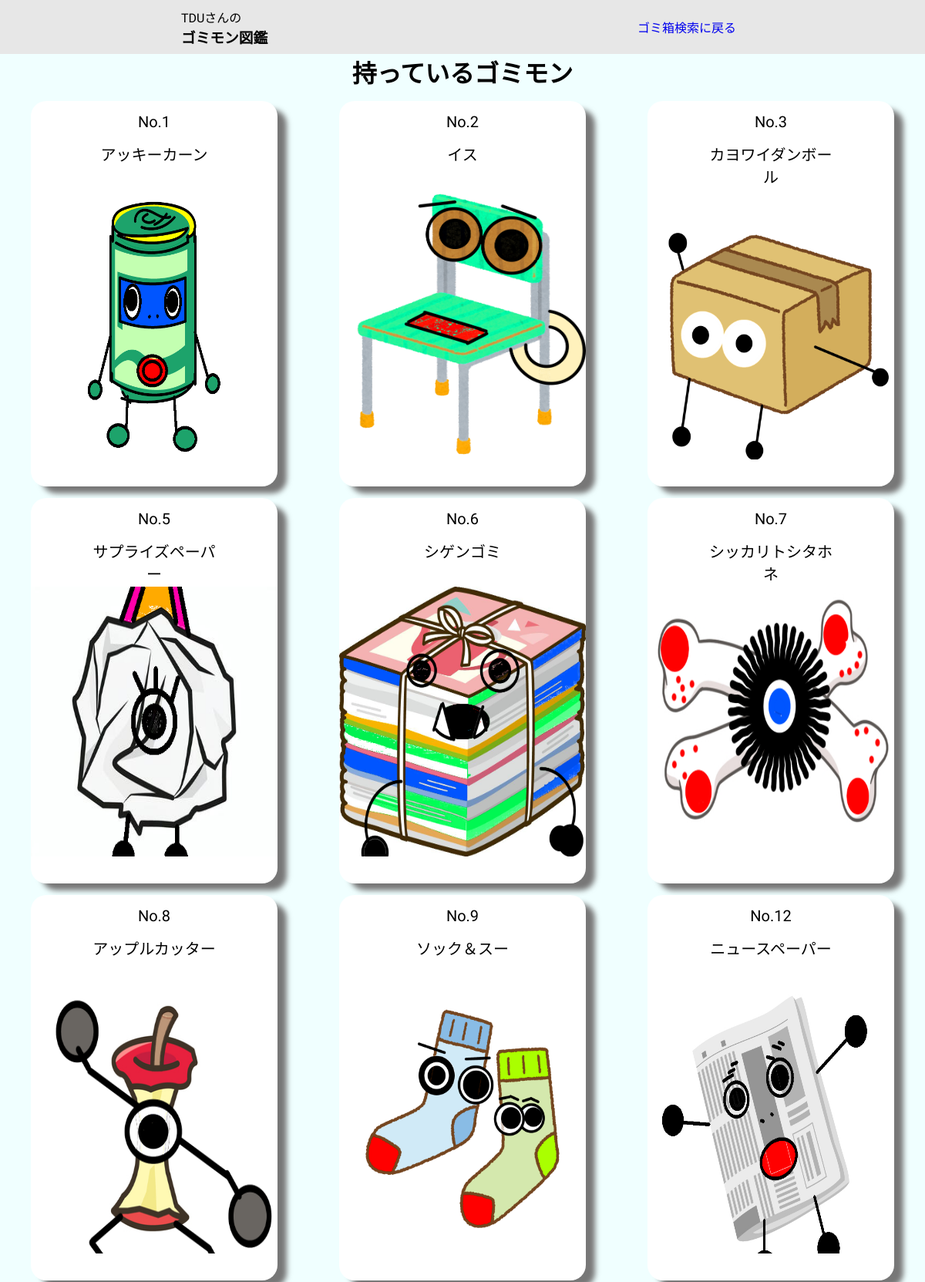
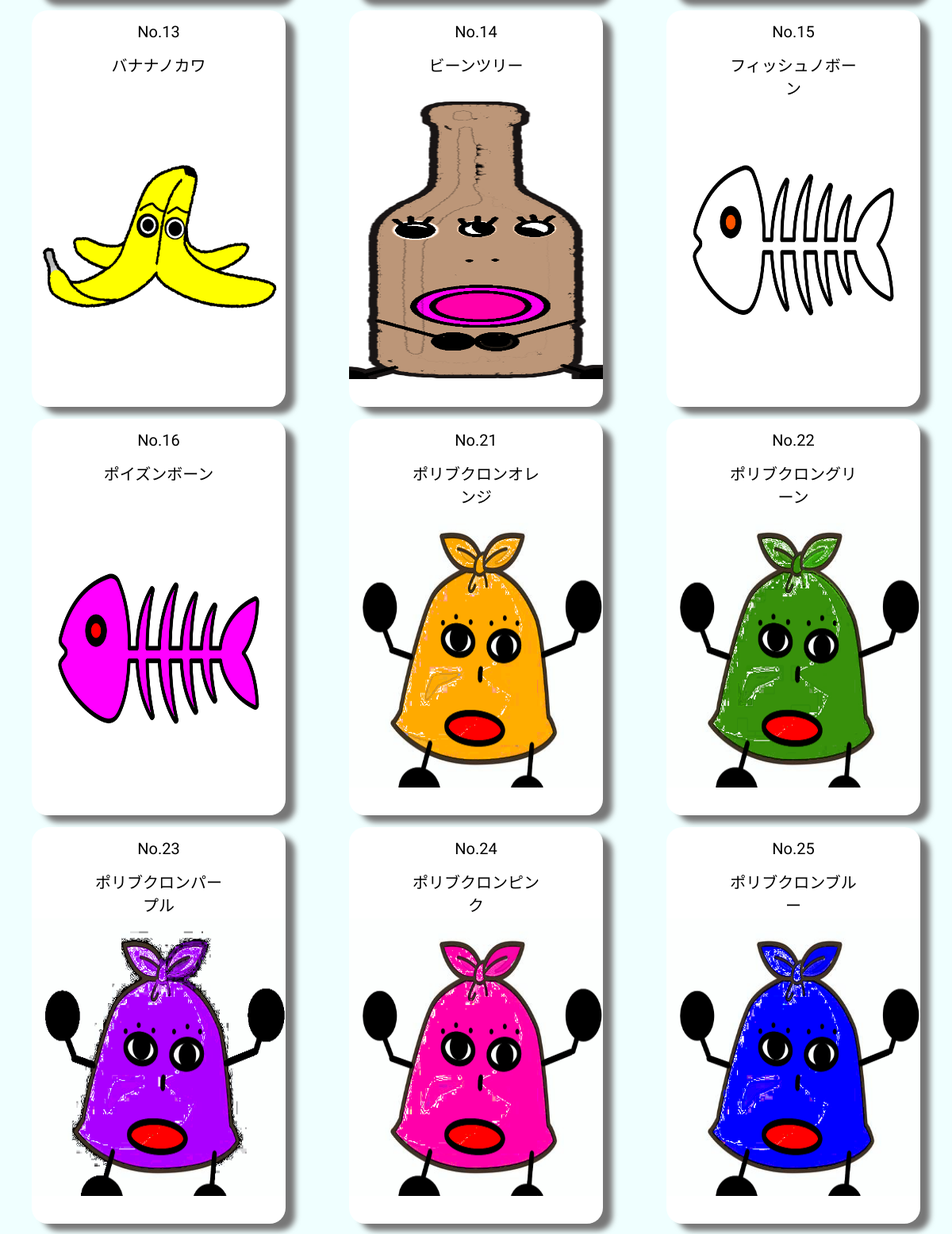
/monsterinfo_list/ (signed in, upper part), run on the app's committed database (2 pictures, top to bottom).
### map_app/models.py (models this page shows)
class UserInfo(AbstractUser):
    SEX = [('男', '男'), ('女', '女'), ('その他', 'その他')]
    firstname2 = models.CharField(max_length = 20)
    lastname2 = models.CharField(max_length = 20)
    sex = models.CharField(max_length=10, choices=SEX)
    age = models.IntegerField(default = 20)
    point = models.IntegerField(default = 0)

class Owner(models.Model):
    user = models.ForeignKey(UserInfo, on_delete=models.CASCADE, blank=True)
    monster = models.ForeignKey(MonsterList, on_delete=models.CASCADE, blank=True)
    class Meta:
        ordering = ['monster']
        constraints = [
            models.UniqueConstraint(fields=['user', 'monster'], name='unique_user_monster'),
        ]

class MonsterList(models.Model):
    name = models.CharField(max_length=10)
    images = models.ImageField(upload_to='images')

### map_app/views.py (the view)
# urls.py: path('monsterinfo_list/', MonsterInfo.as_view(), name="monsterinfo_list"),
class MonsterInfo(ListView):
    model = Owner
    context_object_name = "monsters"
    def get_context_data(self, **kwargs):
        context = super().get_context_data(**kwargs)
        context["monsters"] = context["monsters"].filter(user=self.request.user)
        return context

### map_app/templates/map_app/owner_list.html (shortened to what this page needs)
{% extends 'map_app/base.html' %}{% block content %}
<header>
  <div class="title">
    <p>{{request.user}}さんの</p>
    <h3>ゴミモン図鑑</h3>
  </div>
  <a href="{% url 'address' %}">ゴミ箱検索に戻る</a>
</header>
<div class="monsterlist_main">
  <div class="monsterlist">
    <h1>持っているゴミモン</h1>
    <div class="monster_conteiner">
      {% for monster in monsters %}
      <div class="monsters">
        <div class="list_head">
          <p>No.{{monster.monster.id}}</p>
          <p>{{monster.monster.name}}</p>
        </div>
        <div class="list_main">
          <img src="{{monster.monster.images.url}}" />
        </div>
      </div>
      {% endfor %}
    </div>
  </div>
</div>
{% endblock content %}

### map_app/static/css/base.css (style rules this page uses)
* { margin: 0; padding: 0; }
body { font-family: "Kiwi Maru", serif; }
header { display: flex; align-items: center; justify-content: space-around; height: 70px; background-color: rgb(231, 231, 231); }
header a { text-decoration: none; padding: 10px; }
.monsterlist_main { text-align: center; background-color: azure; }
.monsterlist_main .monster_conteiner { display: grid; grid-template-columns: 1fr 1fr 1fr; place-items: center; }
.monsterlist_main .monster_conteiner .monsters { width: 80%; height: 500px; margin-top: 15px; box-shadow: 13px 10px 7px -1px #777777; border-radius: 20px; background-color: white; }
.monsterlist_main .monster_conteiner .monsters .list_head { width: 50%; height: 50px; margin: 0 auto; }
.monsterlist_main .monster_conteiner .monsters .list_head p { font-size: 20px; margin-top: 15px; }
.monsterlist_main .monster_conteiner .monsters img { width: 100%; height: 350px; margin-top: 50px; }

### data on the page
UserInfo: user "TDU"
Owner: monster.id "1", monster.name "アッキーカーン", monster.images (picture)
Owner: monster.id "2", monster.name "イス", monster.images (picture)
Owner: monster.id "3", monster.name "カヨワイダンボール", monster.images (picture)
Owner: monster.id "5", monster.name "サプライズペーパー", monster.images (picture)
Owner: monster.id "6", monster.name "シゲンゴミ", monster.images (picture)
Owner: monster.id "7", monster.name "シッカリトシタホネ", monster.images (picture)
Owner: monster.id "8", monster.name "アップルカッター", monster.images (picture)
Owner: monster.id "9", monster.name "ソック＆スー", monster.images (picture)
Owner: monster.id "12", monster.name "ニュースペーパー", monster.images (picture)
Owner: monster.id "13", monster.name "バナナノカワ", monster.images (picture)
Owner: monster.id "14", monster.name "ビーンツリー", monster.images (picture)
Owner: monster.id "15", monster.name "フィッシュノボーン", monster.images (picture)
Owner: monster.id "16", monster.name "ポイズンボーン", monster.images (picture)
Owner: monster.id "21", monster.name "ポリブクロンオレンジ", monster.images (picture)
Owner: monster.id "22", monster.name "ポリブクロングリーン", monster.images (picture)
Owner: monster.id "23", monster.name "ポリブクロンパープル", monster.images (picture)
Owner: monster.id "24", monster.name "ポリブクロンピンク", monster.images (picture)
Owner: monster.id "25", monster.name "ポリブクロンブルー", monster.images (picture)
